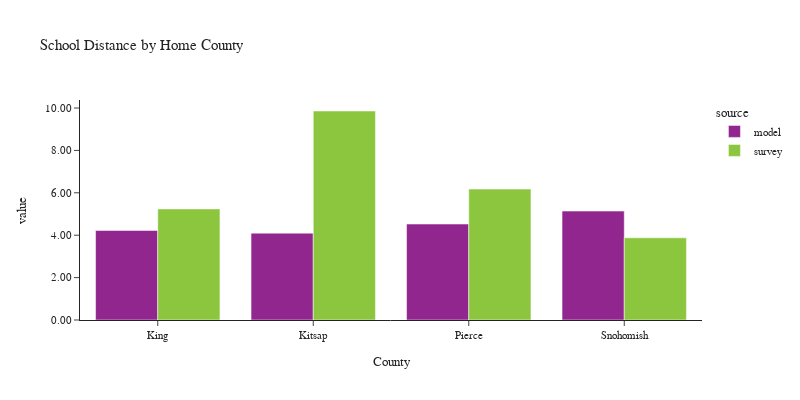

This figure's notebook cell:
### Code cell
plot_school_location(df_students, 'CountyName_home', 'Home County', 'County')

### Figure 1 — Plotly figure (JSON) as saved in the notebook; plotly's stock layout.template omitted (floating-point values rounded to 4 significant figures)
{"data": [{"alignmentgroup": "True", "customdata": [[50573], [5798], [21681], [19221]], "hovertemplate": "source=model<br>CountyName_home=%{x}<br>value=%{y}<br>sample count=%{customdata[0]}<extra></extra>", "legendgroup": "model", "marker": {"color": "#91268F", "pattern": {"shape": ""}}, "name": "model", "offsetgroup": "model", "orientation": "v", "showlegend": true, "textposition": "auto", "type": "bar", "x": ["King", "Kitsap", "Pierce", "Snohomish"], "xaxis": "x", "y": [4.224, 4.098, 4.527, 5.138], "yaxis": "y"}, {"alignmentgroup": "True", "customdata": [[621], [62], [110], [126]], "hovertemplate": "source=survey<br>CountyName_home=%{x}<br>value=%{y}<br>sample count=%{customdata[0]}<extra></extra>", "legendgroup": "survey", "marker": {"color": "#8CC63E", "pattern": {"shape": ""}}, "name": "survey", "offsetgroup": "survey", "orientation": "v", "showlegend": true, "textposition": "auto", "type": "bar", "x": ["King", "Kitsap", "Pierce", "Snohomish"], "xaxis": "x", "y": [5.241, 9.86, 6.174, 3.877], "yaxis": "y"}], "layout": {"barmode": "group", "font": {"size": 11}, "height": 400, "legend": {"title": {"text": "source"}, "tracegroupgap": 0}, "title": {"text": "School Distance by Home County"}, "width": 800, "xaxis": {"anchor": "y", "domain": [0.0, 1.0], "title": {"text": "County"}}, "yaxis": {"anchor": "x", "domain": [0.0, 1.0], "tickformat": ".2f", "title": {"text": "value"}}}}
